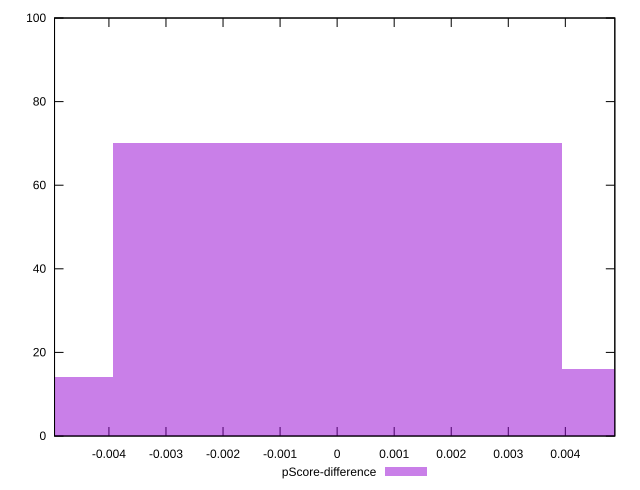

Generate this figure with gnuplot:
reset

$pScoreDifference <<EOF
0.007870163447897684 16
0 70
-0.007870163447897684 14
EOF

set key outside below
set boxwidth 0.007870163447897684
set xrange [-0.00495345273160111:0.0048675406615998895]
set yrange [0:100]
set trange [0:100]
set style fill transparent solid 0.5 noborder
set terminal svg size 640, 490 enhanced background rgb 'white'
set output "reports/report_00033_2021-03-01T14-23-16.841Z/first-meaningful-paint/samples/astro/pScore-difference/histogram.svg"

plot $pScoreDifference title "pScore-difference" with boxes

reset
